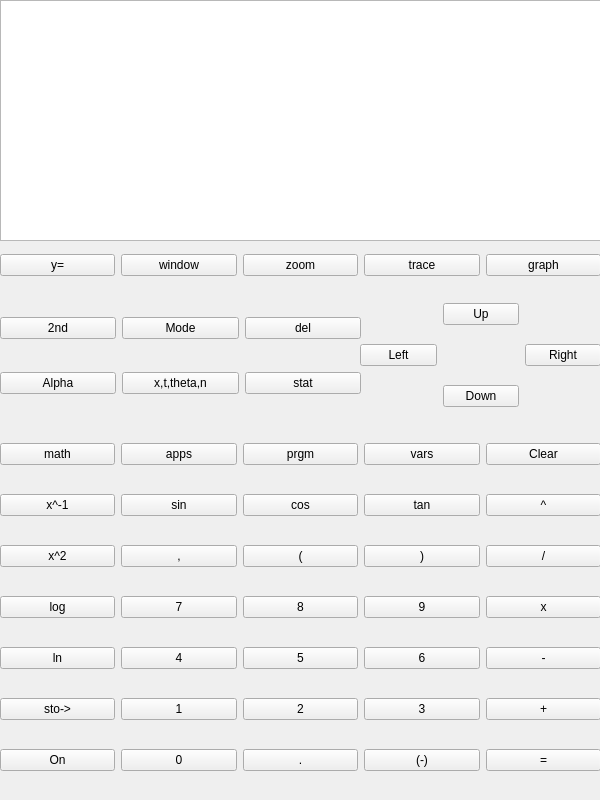
<?xml version="1.0" encoding="UTF-8"?>
<ui version="4.0">
 <class>GUI</class>
 <widget class="QWidget" name="GUI">
  <property name="geometry">
   <rect>
    <x>0</x>
    <y>0</y>
    <width>600</width>
    <height>800</height>
   </rect>
  </property>
  <property name="minimumSize">
   <size>
    <width>600</width>
    <height>800</height>
   </size>
  </property>
  <property name="maximumSize">
   <size>
    <width>600</width>
    <height>800</height>
   </size>
  </property>
  <property name="windowTitle">
   <string>GUI</string>
  </property>
  <widget class="QWidget" name="verticalLayoutWidget">
   <property name="geometry">
    <rect>
     <x>0</x>
     <y>0</y>
     <width>601</width>
     <height>241</height>
    </rect>
   </property>
   <layout class="QVBoxLayout" name="verticalLayout">
    <item>
     <widget class="QGraphicsView" name="graphicsView"/>
    </item>
   </layout>
  </widget>
  <widget class="QWidget" name="gridLayoutWidget">
   <property name="geometry">
    <rect>
     <x>0</x>
     <y>420</y>
     <width>601</width>
     <height>381</height>
    </rect>
   </property>
   <layout class="QGridLayout" name="gridLayout">
    <item row="7" column="4">
     <widget class="QPushButton" name="equals">
      <property name="text">
       <string>=</string>
      </property>
     </widget>
    </item>
    <item row="5" column="2">
     <widget class="QPushButton" name="five">
      <property name="text">
       <string>5</string>
      </property>
     </widget>
    </item>
    <item row="5" column="3">
     <widget class="QPushButton" name="six">
      <property name="text">
       <string>6</string>
      </property>
     </widget>
    </item>
    <item row="7" column="3">
     <widget class="QPushButton" name="negetive">
      <property name="text">
       <string>(-)</string>
      </property>
     </widget>
    </item>
    <item row="7" column="1">
     <widget class="QPushButton" name="zero">
      <property name="text">
       <string>0</string>
      </property>
     </widget>
    </item>
    <item row="5" column="4">
     <widget class="QPushButton" name="Subtract">
      <property name="text">
       <string>-</string>
      </property>
     </widget>
    </item>
    <item row="1" column="2">
     <widget class="QPushButton" name="Cosine">
      <property name="text">
       <string>cos</string>
      </property>
     </widget>
    </item>
    <item row="7" column="2">
     <widget class="QPushButton" name="decimal">
      <property name="text">
       <string>.</string>
      </property>
     </widget>
    </item>
    <item row="5" column="1">
     <widget class="QPushButton" name="four">
      <property name="text">
       <string>4</string>
      </property>
     </widget>
    </item>
    <item row="6" column="4">
     <widget class="QPushButton" name="Add">
      <property name="text">
       <string>+</string>
      </property>
     </widget>
    </item>
    <item row="4" column="4">
     <widget class="QPushButton" name="multiply">
      <property name="text">
       <string>x</string>
      </property>
     </widget>
    </item>
    <item row="3" column="4">
     <widget class="QPushButton" name="divide">
      <property name="text">
       <string>/</string>
      </property>
     </widget>
    </item>
    <item row="0" column="3">
     <widget class="QPushButton" name="savedVariables">
      <property name="text">
       <string>vars</string>
      </property>
     </widget>
    </item>
    <item row="0" column="4">
     <widget class="QPushButton" name="clear">
      <property name="text">
       <string>Clear</string>
      </property>
     </widget>
    </item>
    <item row="0" column="1">
     <widget class="QPushButton" name="application">
      <property name="text">
       <string>apps</string>
      </property>
     </widget>
    </item>
    <item row="3" column="1">
     <widget class="QPushButton" name="comma">
      <property name="text">
       <string>,</string>
      </property>
     </widget>
    </item>
    <item row="4" column="0">
     <widget class="QPushButton" name="log">
      <property name="text">
       <string>log</string>
      </property>
     </widget>
    </item>
    <item row="1" column="4">
     <widget class="QPushButton" name="Power">
      <property name="text">
       <string>^</string>
      </property>
     </widget>
    </item>
    <item row="6" column="0">
     <widget class="QPushButton" name="storeVariable">
      <property name="text">
       <string>sto-&gt;</string>
      </property>
     </widget>
    </item>
    <item row="1" column="3">
     <widget class="QPushButton" name="Tanget">
      <property name="text">
       <string>tan</string>
      </property>
     </widget>
    </item>
    <item row="4" column="2">
     <widget class="QPushButton" name="eight">
      <property name="text">
       <string>8</string>
      </property>
     </widget>
    </item>
    <item row="7" column="0">
     <widget class="QPushButton" name="on">
      <property name="text">
       <string>On</string>
      </property>
     </widget>
    </item>
    <item row="1" column="0">
     <widget class="QPushButton" name="inverse">
      <property name="text">
       <string>x^-1</string>
      </property>
     </widget>
    </item>
    <item row="6" column="2">
     <widget class="QPushButton" name="two">
      <property name="text">
       <string>2</string>
      </property>
     </widget>
    </item>
    <item row="6" column="1">
     <widget class="QPushButton" name="one">
      <property name="text">
       <string>1</string>
      </property>
     </widget>
    </item>
    <item row="6" column="3">
     <widget class="QPushButton" name="three">
      <property name="text">
       <string>3</string>
      </property>
     </widget>
    </item>
    <item row="4" column="3">
     <widget class="QPushButton" name="nine">
      <property name="text">
       <string>9</string>
      </property>
     </widget>
    </item>
    <item row="3" column="2">
     <widget class="QPushButton" name="RightParentheses">
      <property name="text">
       <string>(</string>
      </property>
     </widget>
    </item>
    <item row="3" column="0">
     <widget class="QPushButton" name="square">
      <property name="text">
       <string>x^2</string>
      </property>
     </widget>
    </item>
    <item row="3" column="3">
     <widget class="QPushButton" name="LeftParentheses">
      <property name="text">
       <string>)</string>
      </property>
     </widget>
    </item>
    <item row="5" column="0">
     <widget class="QPushButton" name="NaturalLog">
      <property name="text">
       <string>ln</string>
      </property>
     </widget>
    </item>
    <item row="0" column="2">
     <widget class="QPushButton" name="programs">
      <property name="text">
       <string>prgm</string>
      </property>
     </widget>
    </item>
    <item row="4" column="1">
     <widget class="QPushButton" name="seven">
      <property name="text">
       <string>7</string>
      </property>
     </widget>
    </item>
    <item row="1" column="1">
     <widget class="QPushButton" name="Sine">
      <property name="text">
       <string>sin</string>
      </property>
     </widget>
    </item>
    <item row="0" column="0">
     <widget class="QPushButton" name="math">
      <property name="text">
       <string>math</string>
      </property>
     </widget>
    </item>
   </layout>
  </widget>
  <widget class="QWidget" name="gridLayoutWidget_2">
   <property name="geometry">
    <rect>
     <x>360</x>
     <y>290</y>
     <width>241</width>
     <height>131</height>
    </rect>
   </property>
   <layout class="QGridLayout" name="gridLayout_2">
    <item row="1" column="2">
     <widget class="QPushButton" name="right">
      <property name="text">
       <string>Right</string>
      </property>
     </widget>
    </item>
    <item row="0" column="1">
     <widget class="QPushButton" name="up">
      <property name="text">
       <string>Up</string>
      </property>
     </widget>
    </item>
    <item row="1" column="1">
     <spacer name="horizontalSpacer">
      <property name="orientation">
       <enum>Qt::Orientation::Horizontal</enum>
      </property>
      <property name="sizeHint" stdset="0">
       <size>
        <width>40</width>
        <height>20</height>
       </size>
      </property>
     </spacer>
    </item>
    <item row="1" column="0">
     <widget class="QPushButton" name="Left">
      <property name="text">
       <string>Left</string>
      </property>
     </widget>
    </item>
    <item row="2" column="1">
     <widget class="QPushButton" name="down">
      <property name="text">
       <string>Down</string>
      </property>
     </widget>
    </item>
   </layout>
  </widget>
  <widget class="QWidget" name="horizontalLayoutWidget">
   <property name="geometry">
    <rect>
     <x>0</x>
     <y>240</y>
     <width>601</width>
     <height>51</height>
    </rect>
   </property>
   <layout class="QHBoxLayout" name="horizontalLayout">
    <item>
     <widget class="QPushButton" name="yEqualsTo">
      <property name="text">
       <string>y=</string>
      </property>
     </widget>
    </item>
    <item>
     <widget class="QPushButton" name="window">
      <property name="text">
       <string>window</string>
      </property>
     </widget>
    </item>
    <item>
     <widget class="QPushButton" name="zoom">
      <property name="text">
       <string>zoom</string>
      </property>
     </widget>
    </item>
    <item>
     <widget class="QPushButton" name="trace">
      <property name="text">
       <string>trace</string>
      </property>
     </widget>
    </item>
    <item>
     <widget class="QPushButton" name="graph">
      <property name="text">
       <string>graph</string>
      </property>
     </widget>
    </item>
   </layout>
  </widget>
  <widget class="QWidget" name="gridLayoutWidget_3">
   <property name="geometry">
    <rect>
     <x>0</x>
     <y>290</y>
     <width>361</width>
     <height>131</height>
    </rect>
   </property>
   <layout class="QGridLayout" name="gridLayout_3">
    <item row="0" column="2">
     <widget class="QPushButton" name="delete_2">
      <property name="text">
       <string>del</string>
      </property>
     </widget>
    </item>
    <item row="1" column="0">
     <widget class="QPushButton" name="alphaFunction">
      <property name="text">
       <string>Alpha</string>
      </property>
     </widget>
    </item>
    <item row="1" column="2">
     <widget class="QPushButton" name="stat">
      <property name="text">
       <string>stat</string>
      </property>
     </widget>
    </item>
    <item row="0" column="0">
     <widget class="QPushButton" name="secondFunction">
      <property name="text">
       <string>2nd</string>
      </property>
     </widget>
    </item>
    <item row="0" column="1">
     <widget class="QPushButton" name="mode">
      <property name="text">
       <string>Mode</string>
      </property>
     </widget>
    </item>
    <item row="1" column="1">
     <widget class="QPushButton" name="variable">
      <property name="text">
       <string>x,t,theta,n</string>
      </property>
     </widget>
    </item>
   </layout>
  </widget>
 </widget>
 <resources/>
 <connections/>
</ui>
